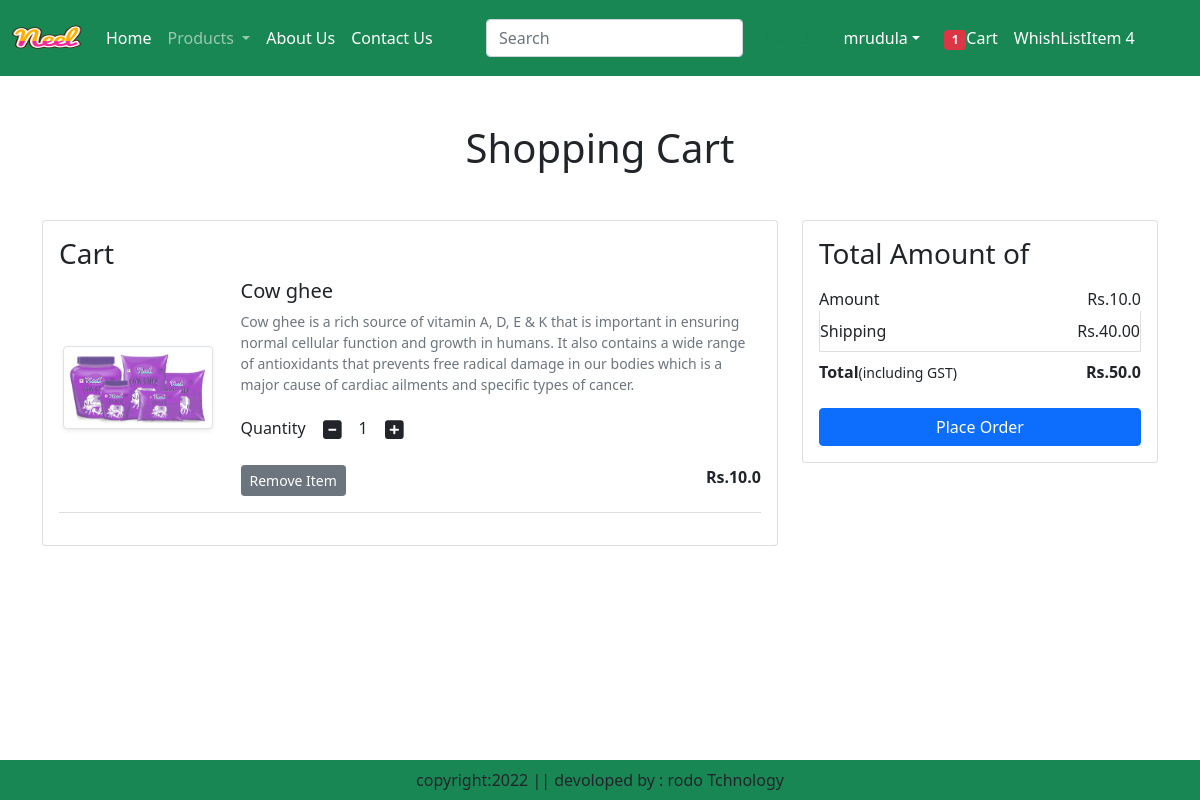
/cart/ (signed in), run on the app's committed database.
### eapp/models.py (models this page shows, shortened)
class Cart(models.Model):
    user=models.ForeignKey(User,on_delete=models.CASCADE)
    product=models.ForeignKey(Product,on_delete=models.CASCADE)
    quantity=models.PositiveIntegerField(default=1)

class Product(models.Model):
    title=models.CharField(max_length=100)
    selling_price=models.FloatField()
    discounted_price=models.FloatField()
    description=models.TextField()
    composition=models.TextField(default='')
    prodapp=models.TextField(default='')
    category=models.CharField(choices=CATEGORY_CHOICES,max_length=2)
    product_image=models.ImageField(upload_to='product')

### eapp/views.py (the view)
# urls.py: path('cart/',views.show_cart,name='showcart'),
def show_cart(request):
    user=request.user
    cart=Cart.objects.filter(user=user)
    amount=0
    for p in cart:
        value=p.quantity * p.product.discounted_price
        amount=amount+value
    totalamount=amount+40
    totalitem=0
    if request.user.is_authenticated:
        totalitem=len(Cart.objects.filter(user=request.user))
    return render(request,'addtocart.html',locals())

### eapp/templates/addtocart.html (shortened to what this page needs)
{% extends 'base.html' %}
{% load static%}
{% block main-content %}
<div class="container my-5">
    <div class="row">
        {% if cart %}
        <h1 class="text-center mb-5">Shopping Cart</h1>
        <div class="col-sm-8">
            <div class="card">
                <div class="card-body">
                    <h3>Cart</h3>
                    {% for item in cart %}
                    <div class="row">
                        <div class="col-sm-3 text-center align-self-center"><img
                                src="{{item.product.product_image.url}}" alt="" srcset=""
                                class="img-fluid img-thumbnail shadow-sm" height="150" width="150">
                        </div>
                        <div class="col-sm-9">
                            <div>
                                <h5>{{item.product.title}}</h5>
                                <p class="mb-2 text-muted small">{{item.product.description}}</p>
                                <div class="my-3">
                                    <label for="quantity">Quantity</label>
                                    <a class="minus-cart btn" pid={{item.product.id}}><i
                                            class="fas fa-minus-square fa-lg"></i></a>
                                    <span id="quantity">{{item.quantity}}</span>
                                    <a class="plus-cart btn" pid={{item.product.id}}><i
                                            class="fas fa-plus-square fa-lg"></i></a>
                                </div>
                                <div class="d-flex justify-content-between">
                                    <a href="#" class="remove-cart btn btn-sm btn-secondary mr-3"
                                        pid="{{item.product.id}}">Remove Item</a>
                                    <p class="mb-0"><span><strong>Rs.{{item.product.discounted_price}}</strong></span>
                                    </p>
                                </div>
                            </div>
                        </div>
                    </div>
                    <hr class="text-muted">
                    {% endfor %}
                </div>
            </div>
        </div>
        <div class="col-sm-4">
            <div class="card">
                <div class="card-body">
                    <h3>Total Amount of</h3>
                    <ul class="list-group">
                        <li
                            class="list-group-item d-flex justify-content-between align-items-center border-0 px-0 pb-0">
                            Amount <span id="amount">Rs.{{amount}}</span></li>
                        <li class="list-group-item d-flex justify-content-between align-items-center  px-0">Shipping
                            <span>Rs.40.00</span></li>
                        <li
                            class="list-group-item d-flex justify-content-between align-items-center border-0 px-0 mb-3">
                            <div>
                                <strong>Total</strong><small>(including GST)</small>
                            </div>
                            <span id="totalamount"><strong>Rs.{{totalamount}}</strong></span>
                        </li>
                    </ul>
                    <div class="d-grid"><a href="{% url 'checkout' %}" class="btn btn-primary">Place Order</a></div>
                </div>
            </div>
        </div>
        {% else %}
        <h1 class="text-center mb-5">Cart is Empty</h1>
        {% endif %}
    </div>
</div>
{% endblock main-content %}

### data on the page
Cart: product.product_image (picture), product "Cow ghee", product.description "Cow ghee is a rich source of vitamin A, D, E & K that is important in ensuring normal cellular function and growth in humans. It also contains a wide range of antioxidants that prevents free radical damage in our bodies which is a major cause of cardiac ailments and specific types of cancer.", quantity "1", product.discounted_price "10.0"

### other printed values
{{ totalitem }} "1"
{{ amount }} "10.0"
{{ totalamount }} "50.0"
